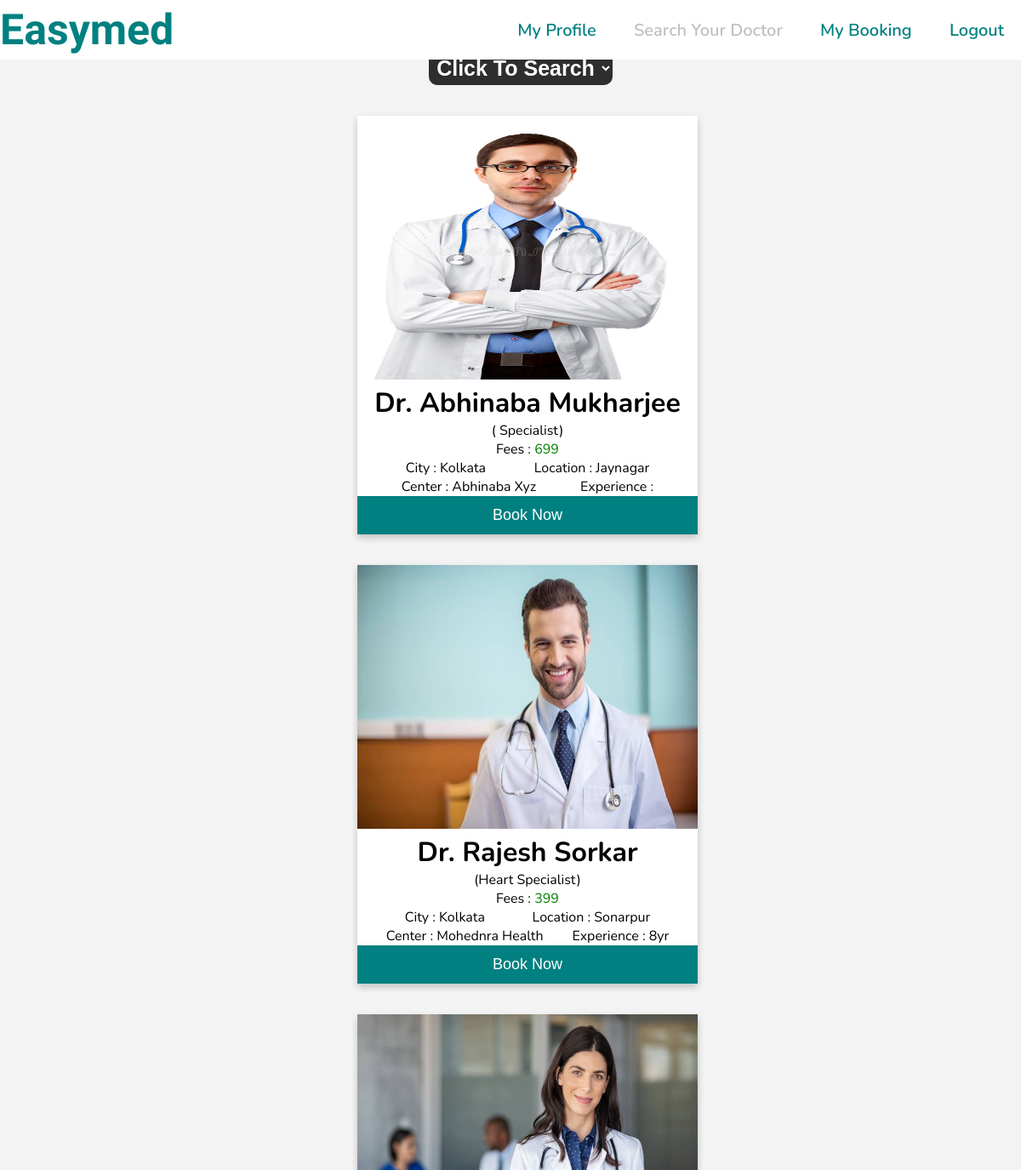
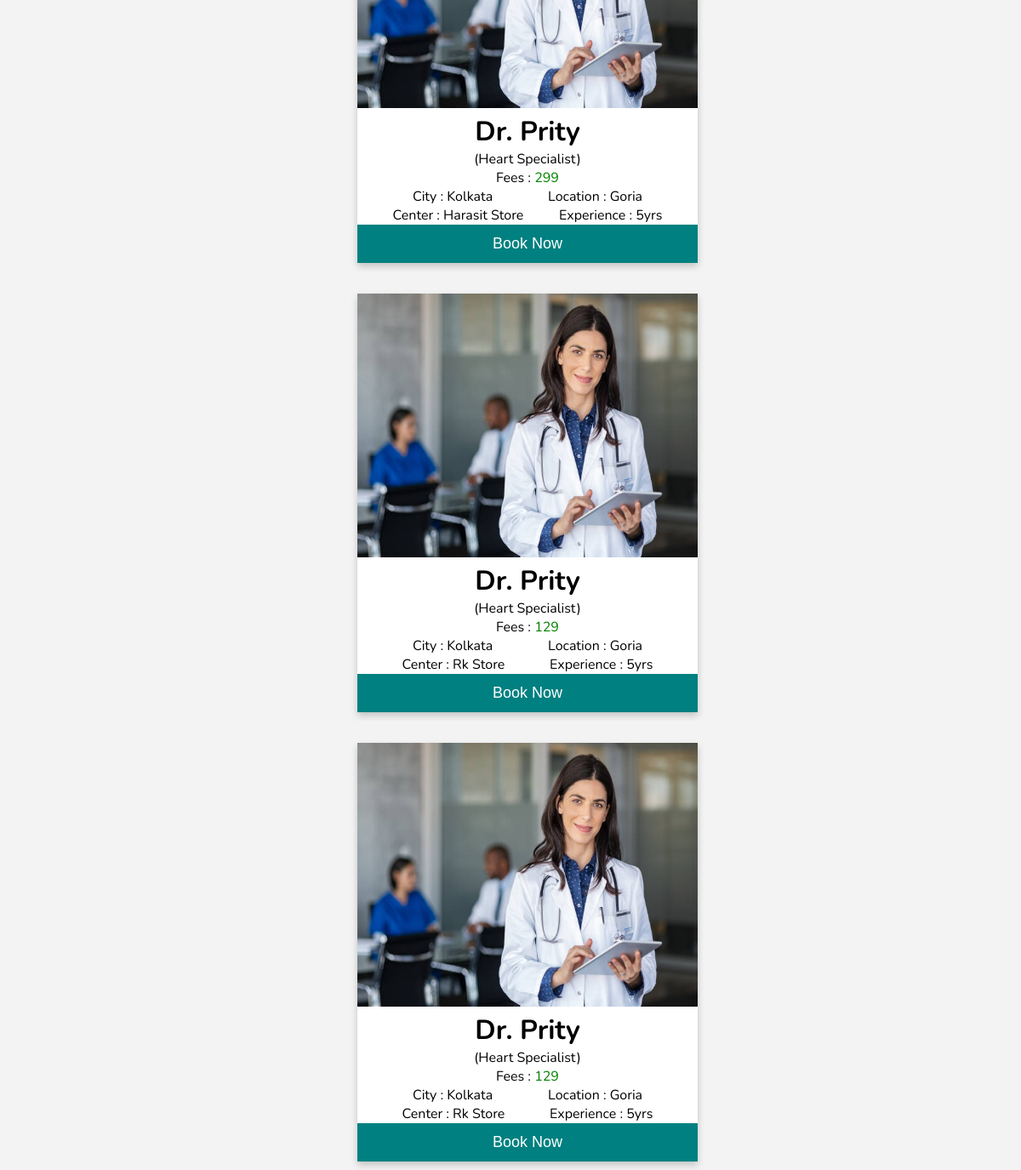
Screenshot of /customer/search.php (signed in) with the database file from the repository (2 pictures, top to bottom).
### tables this page shows
CREATE TABLE `doctor` (
  `sid` int(255) NOT NULL,
  `name` varchar(255) NOT NULL,
  `number` varchar(255) NOT NULL,
  `email` varchar(255) NOT NULL,
  `cat` varchar(255) NOT NULL DEFAULT 'null',
  `city` varchar(255) NOT NULL,
  `about` varchar(255) NOT NULL DEFAULT 'null',
  `expe` varchar(255) NOT NULL DEFAULT 'null',
  `fees` varchar(255) NOT NULL DEFAULT 'null',
  `joining_date` varchar(255) NOT NULL
);

CREATE TABLE `docpost` (
  `sid` int(255) NOT NULL,
  `docid` varchar(255) NOT NULL,
  `cat` varchar(255) NOT NULL,
  `city` varchar(255) NOT NULL,
  `spaddress` varchar(255) NOT NULL,
  `mediname` varchar(255) NOT NULL,
  `fees` varchar(255) NOT NULL,
  `status` varchar(255) NOT NULL DEFAULT '0',
  `date` varchar(255) NOT NULL
);

### customer/search.php (the view, shortened to what this page needs)
<?php
include("../value/back.php");
?>
<!DOCTYPE html>
<html lang="en">
<head>
    <link rel="stylesheet" href="../css/card.css">
<link rel="stylesheet" href="../css/nav.css"></head>
<body>
<div class="navbar">
          <a href="../index.php">Easymed</a>
            <ul>
                <li><a href="index.php">My profile</a></li>
                <li><a href="search.php"><span style="color: rgb(197, 190, 190);">Search your doctor</span></a></li>
                <li><a href="booking.php">My booking</a></li>
                <li><a href="../log/logout.php">Logout</a></li>
            </ul>
</div>
      <select class="select1"  name="result" id="result" onchange="search(this.value)">
      <option value="">Click to search</option>
      </select>
  <div id="search">
   <?php
        $query="SELECT * FROM `docpost`  where status='0' ORDER BY SID DESC";
        $data=mysqli_query($con,$query);
        $total=mysqli_num_rows($data);
        if($total!=0){
          while($result=mysqli_fetch_assoc($data)){
              $docpostid=$result['sid'];
              $number=$result['docid'];
              $city=$result['city'];
              $spaddress=$result['spaddress'];
              $mediname=$result['mediname'];
              $fees=(integer)$result['fees'];
?>
<div class="card">
  <?php
   $query2="SELECT * FROM `doctor` Where number=$number";
   $data2=mysqli_query($con,$query2);
     while($result2=mysqli_fetch_assoc($data2)){
         $name=$result2['name'];
         $cat=$result2['cat'];
         $expe=$result2['expe'];
         if (file_exists("../doctor/profilepic/" .$number.".png"))
         {
           $pic="../doctor/profilepic/" .$number.".png";
         }
         else
         {
           $pic="../css/banner.jpg";
         }
  ?>
<img src="<?php echo $pic;?>">
  <h1>Dr. <?php echo $name; ?></h1><p>(<?php echo $cat ?> specialist)</p>
  <p>Fees : <span style="color:green;"><?php echo $fees; ?></span></p>
  <div class="one">
  <p>city : <?php echo $city ?></p>
  <p>location : <?php echo $spaddress ?></p>
  </div>
  <div class="two">
  <p>center : <?php echo $mediname ?></p>
  <p>Experience : <?php echo $expe ?></p>
  </div>
  <p><button onclick="book('<?php echo $number;?>','<?php echo $docpostid;?>');">Book Now</button></p>
</div>
  <?php
     }
      }
    }else{
?>
<center><h1 style="color:red ;"><?php  echo "there is no doctor available"; ?></h1></center>
<?php
    }
?>
</div>
</body>
</html>

### css/card.css (style rules this page uses)
.card { margin-top:3%; box-shadow: 0 4px 8px 0 rgba(0, 0, 0, 0.2); max-width: 400px; margin-left:35%; text-align: center; font-family: 'Nunito', sans-serif; background-color:white; margin-bottom: 10px; }
.card img { width:400px; height:310px; }
.card button { border: none; outline: 0; padding: 12px; color: white; background-color: teal; text-align: center; cursor: pointer; width: 100%; font-size: 18px; }
div.one { display: flex; flex-direction: row; justify-content:space-evenly; }
div.two { display: flex; flex-direction: row; justify-content:space-evenly; }

### css/nav.css (style rules this page uses)
* { padding: 0%; margin: 0%; box-sizing: border-box; text-transform: capitalize; }
body { background-color: rgba(128, 128, 128, 0.095) !important; font-family: 'Nunito', sans-serif; }
a { text-decoration: none; }
.navbar { width:100%; margin: auto; padding: 3px 0; display: flex; align-items: center; justify-content: space-between; background-color: white; height: 70px; top: 0%; position: fixed; }
.navbar a { font-size: 50px; font-weight: 700; color: teal !important; cursor: pointer; text-decoration: none; font-family: 'Indie Flower', cursive; }
.navbar ul li { list-style: none; display: inline-block; margin: 0 20px; position: relative; }
.navbar ul li a { font-family: 'Nunito', sans-serif; text-decoration: none; color: white; font-size: 20px; font-weight: 600; }
.navbar ul li::after { content: ''; height: 3px; width: 0; background:teal!important; position: absolute; left: 0; bottom: -2px; transition: 0.5s; }
.select1 { background-color: rgba(0, 0, 0, 0.811); color:white; border-radius: 95px; font-size: 25px; font-weight: 600; text-align: center; margin-left: 42%; margin-top: 5%; padding: 5px; text-transform: capitalize; border: none; border-radius: 10px; }

### rows the page displays
docpost: fees "699", city "Kolkata", spaddress "Jaynagar", mediname "Abhinaba Xyz"
doctor: docpost.docid (picture), name "Abhinaba Mukharjee"
docpost: fees "399", city "Kolkata", spaddress "Sonarpur", mediname "Mohednra Health"
doctor: docpost.docid (picture), name "Rajesh Sorkar", cat "Heart", expe "8yr"
docpost: fees "299", city "Kolkata", spaddress "Goria", mediname "Harasit Store"
doctor: docpost.docid (picture), name "Prity", cat "Heart", expe "5yrs"
docpost: fees "129", city "Kolkata", spaddress "Goria", mediname "Rk Store"
docpost: fees "129", city "Kolkata", spaddress "Goria", mediname "Rk Store"
